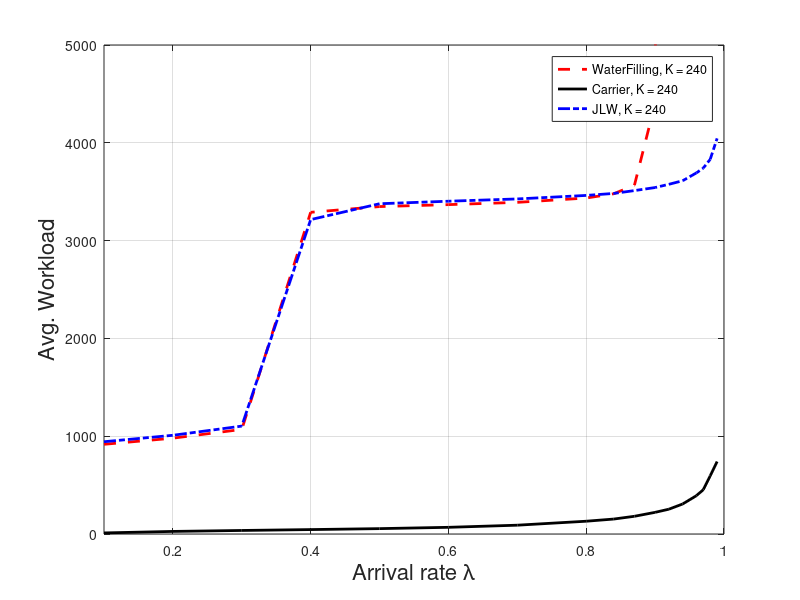

Write the MATLAB code that produced this figure.
%% IN THIS SCRIPT
%% WE HAVE POWER WEIGHT EQUAL TO 240
%% LARGE RIGHT?

WF=[0.1	  917.126611	    2.553167	 972.1025803
0.2	  979.967528	    5.121997	 1084.784027
0.3	 1069.281798	     5.93654	 1179.118379
0.4	 3289.462498	     8.07187	 2341.172769
 0.5	 3347.847448	   11.626775	 2344.270425
 0.6	  3367.83403	    14.01601	 2387.030653
 0.7	 3391.073171	    15.35616	 2432.256693
 0.8	 3435.337722	    15.89564	 2448.837167
0.84	 3478.844263	    15.95966	 2440.093489
0.87	  3566.72831	    15.98142	 2456.443669
 0.9	  4403.56287	   15.991825	 2775.292764
 0.92	 29787.54276	   15.992685	  14502.4483
0.94	  60150.9963	   15.992295	  27871.8898
0.96	 93143.26455	   15.991995	 41016.46205
0.97	  107837.965	   15.992385	 46861.44307
0.98	 123652.0799	   15.991645	  52312.9177];

JLW=[ 0.1	  943.499123	    2.597237	 693.2398983
 0.2	  1009.36813	    5.226872	 388.9200941
 0.3	 1103.301191	    5.962385	 317.6386737
 0.4	 3214.848875	     6.98851	  1326.03219
 0.5	 3376.918381	   11.226685	 1129.624526
 0.6	 3402.704905	   13.953085	  949.036982
 0.7	 3426.049601	   15.391035	 827.9236244
 0.8	 3461.951763	    15.88955	 738.2365823
0.84	  3482.38625	   15.943175	 713.5243196
0.87	 3511.350415	   15.975605	 695.3266054
 0.9	 3542.545662	    15.98335	 686.3720726
0.92	 3575.679025	    15.98912	 684.2516993
0.94	 3612.102977	    15.99046	  686.330956
0.96	 3692.573456	    15.98933	 696.2924623
0.97	 3741.987333	    15.99188	 708.3844568
0.98	 3831.718976	    15.99043	 735.4910291
0.99	 4045.214184	    15.99043	  797.756189];

CA=[ 0.1	   11.044816	    5.768552	 20.30925958
 0.2	   26.412935	   10.239022	 23.12439628
 0.3	   36.201361	   13.074054	 24.35065264
 0.4	   45.248691	   14.784443	 26.67259661
 0.5	   54.949609	   15.596061	 30.41959037
 0.6	   68.336641	   15.892614	 36.35780533
 0.7	   90.118316	    15.98023	 46.86992821
 0.8	   130.66228	   15.997987	 66.23075815
0.84	  152.893419	   15.999502	 76.80812787
0.87	  181.134332	   15.999724	 90.63542932
 0.9	  221.469282	   15.999898	 109.8238085
0.92	  253.633047	   15.999926	  124.965873
0.94	  306.992806	   15.999946	 150.8550961
0.96	  392.036037	   15.999948	 191.8705657
0.97	  453.825046	   15.999948	 222.1606669
0.98	  594.607836	   15.999948	 290.8041803
0.99	  740.843895	   15.999948	  361.376835];

figure(1)
hold on
plot(WF(:,1),(WF(:,2)),'r--','MarkerSize',10,'LineWidth',2);
plot(CA(:,1),(CA(:,2)),'k','MarkerSize',10,'LineWidth',2);
plot(JLW(:,1),(JLW(:,2)),'b-.','MarkerSize',10,'LineWidth',2);
xlabel('Arrival rate \lambda','FontSize',16)
ylabel('Avg. Workload','FontSize',16)
grid on
box on
legend('WaterFilling, K = 240','Carrier, K = 240','JLW, K = 240')
axis([0.1 1 0 5000])